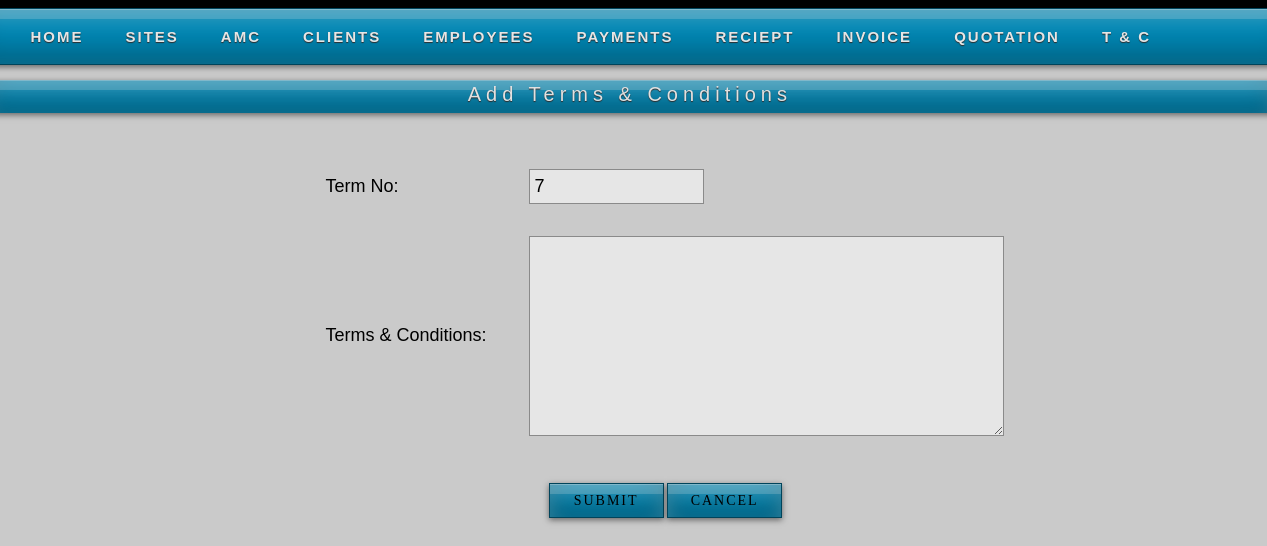
The app's page /addterm.php, older data.
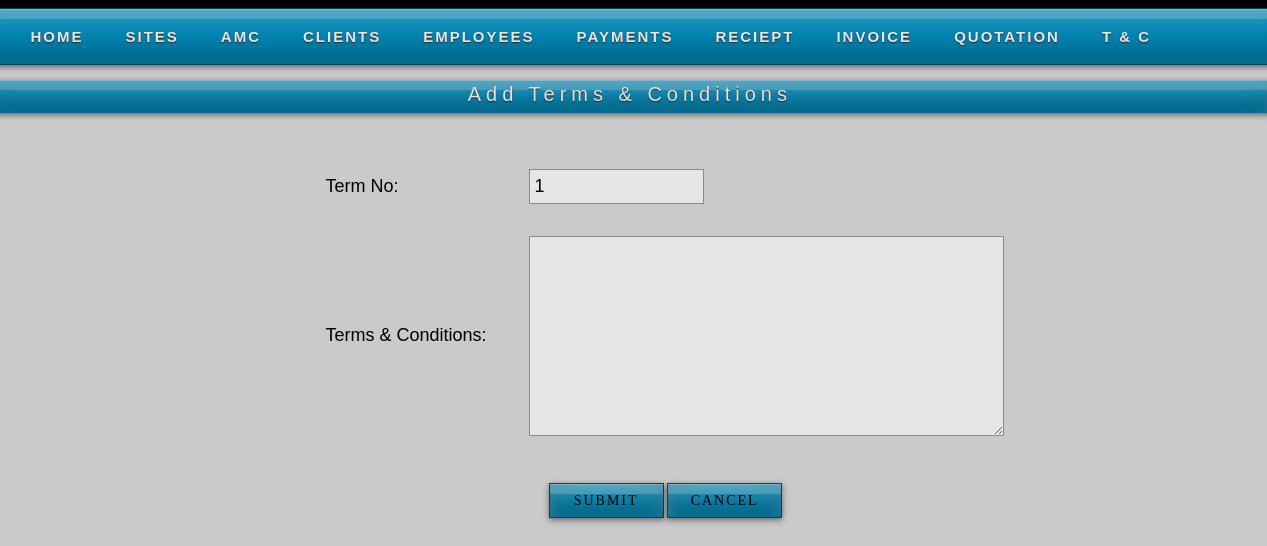
The same page, newer data.
### tables this page shows
CREATE TABLE IF NOT EXISTS `terms` (
  `t_id` int(11) NOT NULL AUTO_INCREMENT,
  `t_term` varchar(200) NOT NULL,
  PRIMARY KEY (`t_id`)
);

### addterm.php (the view, shortened to what this page needs)
<html>
<head>
<link rel="stylesheet" href="styles.css" type="text/css" />
<link rel="stylesheet" href="styles2.css" type="text/css" />
</head>
<body>
<div id="container">
    <div id="sub-header">
    <?php
	include("header.php");
	?>
<br />
		<div class="quotation"><center>Add Terms & Conditions</center></div>
        <div>
        <?php
			$qry="select * from terms order by t_id desc";
			$res=mysql_query($qry);
			$row=mysql_fetch_array($res);
			$t=$row[0]+1;
		?>
        <form action="" method="post">
        <table class="addemp_term">
        <tr>
        <td class="l_form">Term No:</td>
        <td><input type="text" class="q_in" name="t_no" value="<?php echo $t; ?>"></td>
        </tr>
        <tr>
        <td valign="middle" class="l_form">Terms & Conditions:</td>
        <td><textarea class="q_term" name="term"></textarea></td>
        </tr>
        </div>
        <div class="addemp_t">
         <input name="e_up" class="formbutton" value=" Submit " type="submit" />
         <input name="e_can" class="formbutton" value="Cancel" type="submit" />
        </div>
    </div>
    </div>
</body>
</html>

Row changes from the older to the newer data that the page shows:
removed terms: t_no "7"
Text that changed along with them:
form field t_no: (not shown) → "1"
